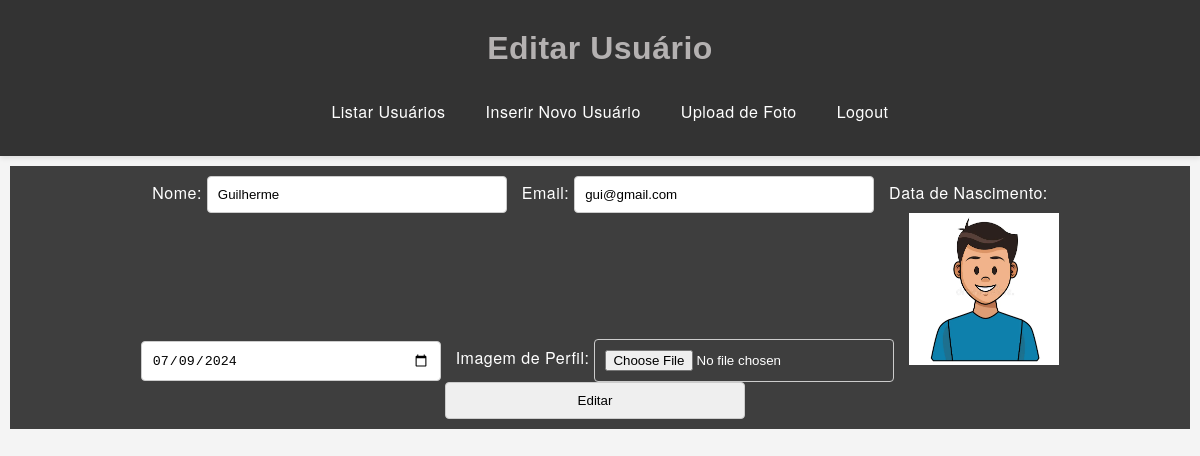
The page /editar_usuario.php?id=19 on the database its author committed.
### tables this page shows
CREATE TABLE `clientes` (
  `idcliente` int(11) NOT NULL,
  `nome` varchar(80) NOT NULL,
  `email` varchar(255) NOT NULL,
  `senha` varchar(64) NOT NULL,
  `situacao` int(1) NOT NULL DEFAULT 1,
  `nascimento` date NOT NULL,
  `role` varchar(20) DEFAULT 'user',
  `role_id` int(11) DEFAULT NULL,
  `imagem` varchar(240) NOT NULL,
  `ativo` tinyint(1) NOT NULL DEFAULT 1
);

### editar_usuario.php (the view, shortened to what this page needs)
<?php
$server = "127.0.0.1";
$user = "u285025226_gabriel195.200.3.197";
$pass = "Senha20022992";
$dbName = "u285025226_mecana";
$connect = mysqli_connect($server, $user, $pass, $dbName);
if (isset($_GET['id'])) {
    $id = $_GET['id'];
    $query = "SELECT * FROM clientes WHERE idcliente = '$id'";
    $result = mysqli_query($connect, $query);
    $usuario = mysqli_fetch_assoc($result);
}
?>
<!DOCTYPE html>
<html lang="pt-BR">
<head>
    <link rel="stylesheet" href="styles.css">
</head>
<body>
    <header>
        <div class="container">
            <h1>Editar Usuário</h1>
            <nav>
                <ul>
                    <li><a href="listar_usuarios.php">Listar Usuários</a></li>
                    <li><a href="inserir_usuario.php">Inserir Novo Usuário</a></li>
                    <li><a href="upload_foto.php">Upload de Foto</a></li>
                    <li><a href="logout.php">Logout</a></li>
                </ul>
            </nav>
        </div>
    </header>
    <div class="search-bar">
        <form method="post" enctype="multipart/form-data">
            <label for="nome">Nome:</label>
            <input type="text" id="nome" name="nome" value="<?php echo $usuario['nome']; ?>" required>
            <label for="email">Email:</label>
            <input type="email" id="email" name="email" value="<?php echo $usuario['email']; ?>" required>
            <label for="nascimento">Data de Nascimento:</label>
            <input type="date" id="nascimento" name="nascimento" value="<?php echo $usuario['nascimento']; ?>" required>
            <label for="arquivo">Imagem de Perfil:</label>
            <input type="file" id="arquivo" name="arquivo">
            <img src="<?php echo $usuario['imagem']; ?>" alt="Imagem de Perfil" width="150">
            <input type="submit" name="editar" value="Editar">
        </form>
    </div>
</body>
</html>

### styles.css (style rules this page uses)
h1 { font-family: 'Arial', sans-serif; color: #b4b1b1; }
* { margin: 0; padding: 0; box-sizing: border-box; }
body { font-family: 'Helvetica Neue', Arial, sans-serif; background-color: #f4f4f4; color: #333; line-height: 1.6; line-height: 1.8; letter-spacing: 0.5px; }
header { display: flex; flex-direction: column; align-items: center; justify-content: center; background-color: #333; color: #fff; padding: 20px 0; text-align: center; box-shadow: 0 2px 5px rgba(0, 0, 0, 0.1); }
nav ul { list-style: none; display: flex; justify-content: space-around; align-items: center; margin-top: 10px; }
nav ul li { margin-left: 20px; }
nav ul li a { color: #fff; padding: 10px 20px; border-radius: 5px; text-decoration: none; transition: background-color 0.3s ease; display: block; width: 100%; padding: 10px; }
.search-bar { text-align: center; position: relative; justify-content: center; align-items: center; padding: 10px 20px; background-color: #3e3e3e; color: #fff; padding: 12px auto; margin-top: 20px; margin: 10px; }
.search-bar input, .search-bar select { padding: 10px; border: 1px solid #ccc; border-radius: 4px; width: 300px; margin-right: 10px; }
:root { --bg-color: #fff; --text-color: #333; }

### rows shown on the page
clientes: nome "Guilherme", email "gui@gmail.com", nascimento "07/09/2024", imagem (picture)
